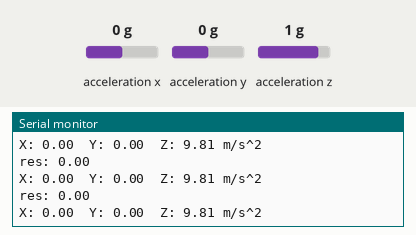
The sketch below on a simulated ESP32. Shown: the last lines printed to the serial monitor. Inputs (shaded band) come from the test bench; at power-on: acceleration x 0 g, acceleration y 0 g, acceleration z 1 g. WiFi joins after 1.5 s; servers stay silent unless stated; no MQTT or app messages arrive unless stated.

Above: at 2.2 s.
2.3 s: acceleration x set to -1.4 g
At 2.61 s:
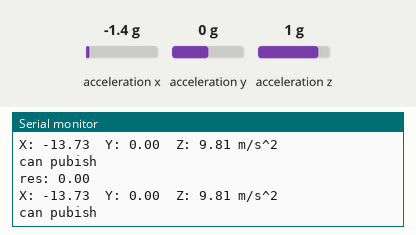
4.1 s: acceleration y set to -1.4 g
At 4.18 s:
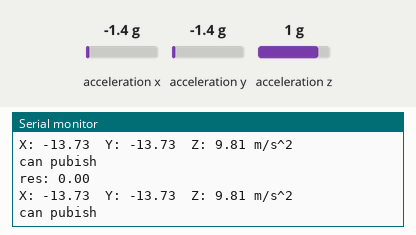
5.6 s: acceleration z set to -1.4 g
At 5.64 s:
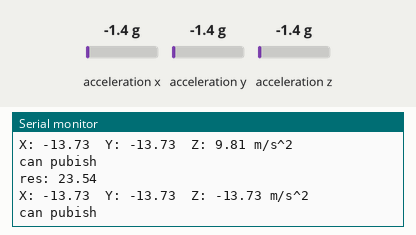
Timing chart, 0 to 8.6 s (numbered marks = the images above; inputs shaded):
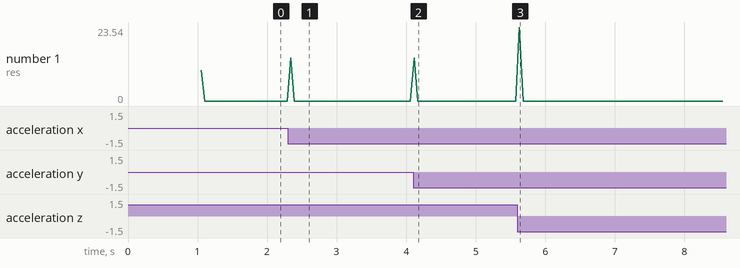

Measured:
- after the input at 2.3 s, the serial monitor: prints a new line at once (image 1)
- after the input at 4.1 s, the serial monitor: prints a new line at once (image 2)
- after the input at 5.6 s, the serial monitor: prints a new line at once (image 3)

The sketch:

sensorandmqqt.ino
```cpp
#include <Wire.h>
#include <Adafruit_Sensor.h>
#include <Adafruit_ADXL345_U.h>
#include <WiFi.h>
#include <PubSubClient.h>
#include <ArduinoJson.h>

const char* ssid = "Ni";
const char* password =  "niteesh@";
const char* mqtt_server = "91.121.93.94";
const int mqtt_port = 1883;

WiFiClient espClient;
PubSubClient client(espClient);

void Wifi_disconnected(WiFiEvent_t event, WiFiEventInfo_t info){
  Serial.println("Wifi Reconnecting...");
  WiFi.begin(ssid, password);
}

Adafruit_ADXL345_Unified accel = Adafruit_ADXL345_Unified(12345);
float X=0;
float Y=0;
float Z=0;

StaticJsonDocument<128> jsonDoc;
char jsonBuffer[128];

void setup() {
  Serial.begin(115200);

  while (!Serial) {
    delay(10);
  }
  Serial.println("Starting ADXL345 test...");

  if (!accel.begin()) {
    Serial.println("ADXL345 not found");
    while (1);
  }

  WiFi.disconnect(true);
  delay(1000);
  WiFi.onEvent(Wifi_disconnected, SYSTEM_EVENT_STA_DISCONNECTED);
  WiFi.begin(ssid, password);
  Serial.println("Waiting for WIFI network...");


  // Connect to MQTT broker
  client.setServer(mqtt_server, mqtt_port);
  client.setCallback(callback);

  while (!client.connected()) {
    Serial.print("Connecting to MQTT broker...");
    if (client.connect("ESP32_Client")) {
      Serial.println("connected");
      // client.subscribe("test_topic");
    } else {
      Serial.print("failed, rc=");
      Serial.print(client.state());
      Serial.println(" retrying in 5 seconds");
      delay(5000);
    }
  }
}

void loop() {

  sensors_event_t event;
  accel.getEvent(&event);
  float x=event.acceleration.x;
  float y=event.acceleration.y;
  float z=event.acceleration.z;
  float res=sqrt((X-x)*(X-x)+(Y-y)*(Y-y)+(Z-z)*(Z-z));
  X=x;
  Y=y;
  Z=z;
  Serial.print("res: ");
  Serial.println(res);
  Serial.print("X: ");
  Serial.print(x);
  Serial.print("  Y: ");
  Serial.print(y);
  Serial.print("  Z: ");
  Serial.print(z);
  Serial.println(" m/s^2");

  if(WiFi.status() == WL_CONNECTED)
  {
    if (!client.connected()){
      reconnect();
    }
     unsigned long timenow= millis();

     jsonDoc["x"] = x;
     jsonDoc["y"] = y;
     jsonDoc["z"] = z;
     jsonDoc["res"] = res;
     jsonDoc["time"] = timenow;

     serializeJson(jsonDoc,jsonBuffer);

     client.publish("test_topic",jsonBuffer);
     Serial.println("can pubish");
     client.loop();
  }
   delay(50);
}

void callback(char* topic, byte* message, unsigned int length) {
  Serial.print("Message received: ");
  Serial.println((char*)message);
}

void reconnect() {
  while (!client.connected()) {
    Serial.print("Attempting MQTT connection...");
    if (client.connect("ESP32_Client")) {
      Serial.println("connected");
      // client.subscribe("test_topic");
    } else {
      Serial.print("failed, rc=");
      Serial.print(client.state());
      Serial.println(" retrying in 5 seconds");
      delay(5000);
    }
  }
}
```
